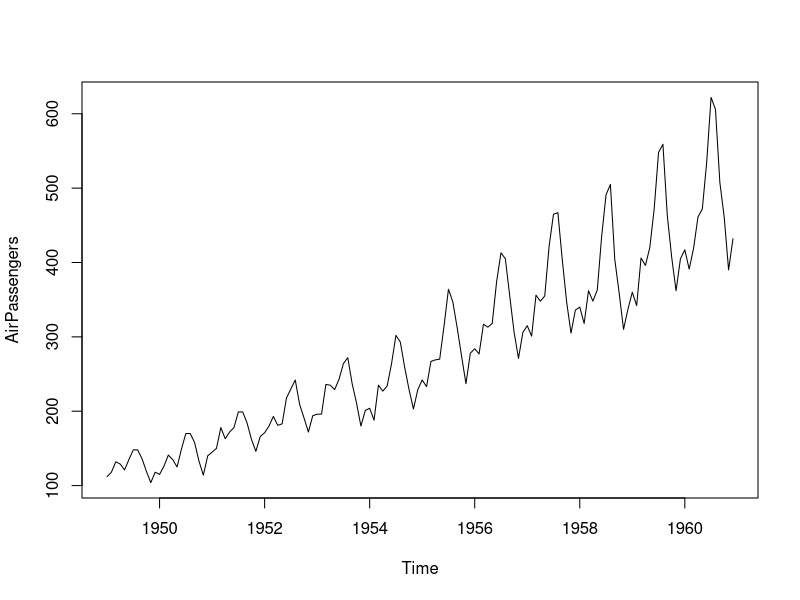
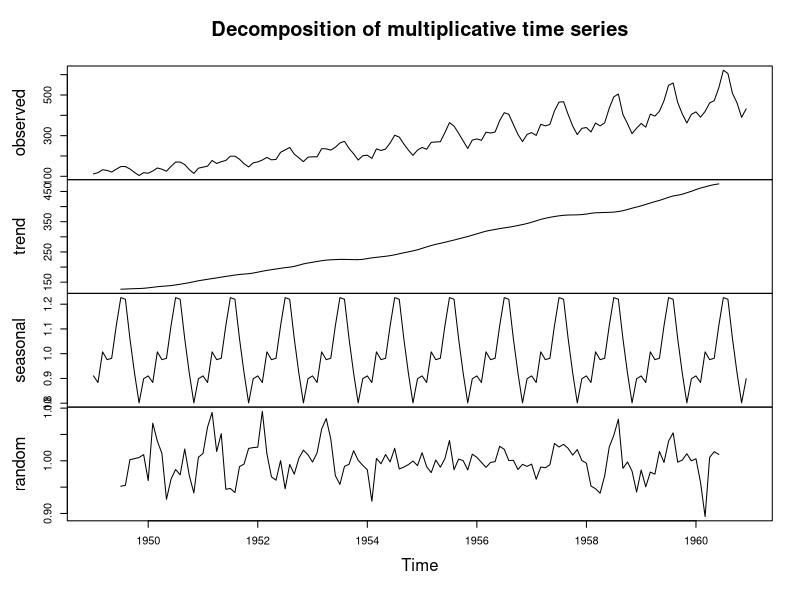
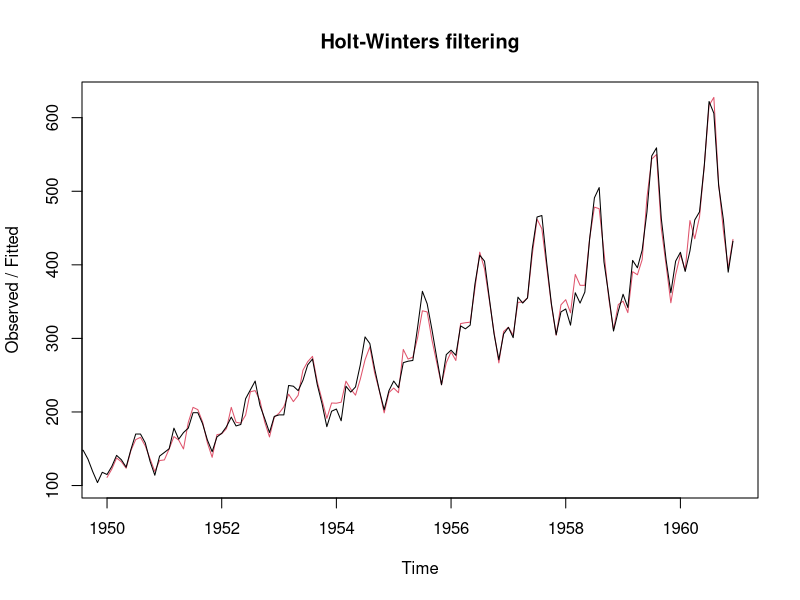
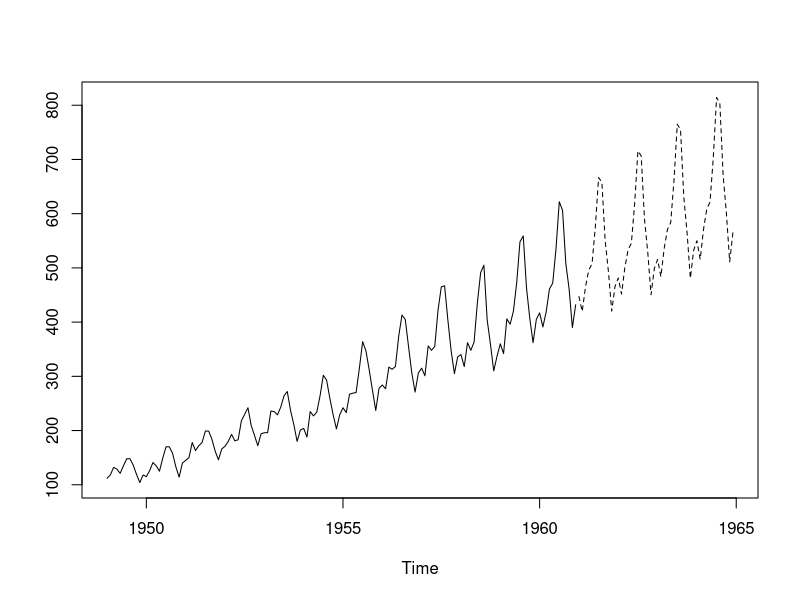
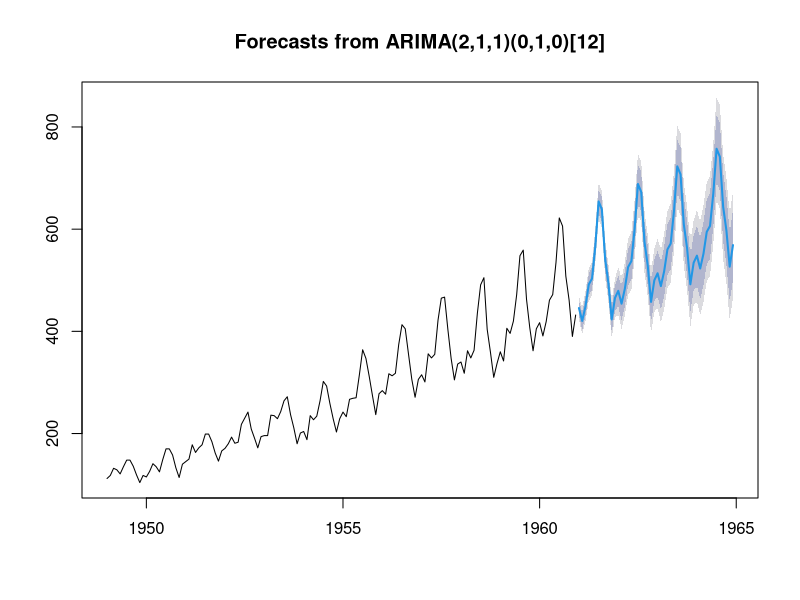

The R script that drew these images, in order:
## ---- chunk 1
rm(list = ls())
air<-AirPassengers
plot(AirPassengers)
## ---- chunk 2
plot(decompose(air, type="mult")) 
## ---- chunk 3
#En los datos observados sobresalia que el efecto estacional aumentaba
#junto con la tendencia por eso s vuelve a colocar en el Holt-Winters
ap.hw<-HoltWinters(air, seasonal = "mult")
plot(ap.hw)
## ---- chunk 4
ap.predict <-predict(ap.hw, n.ahead = 4*12) ##4 año,12 Meses
ts.plot(air,ap.predict,lty=1:2)
## ---- chunk 5
library(forecast)
AutoArimaModel=auto.arima(air)
AutoArimaModel ##Modelo propuesto ARIMA(1,1,2)

forecast(AutoArimaModel,48)
plot(forecast(AutoArimaModel,48))

